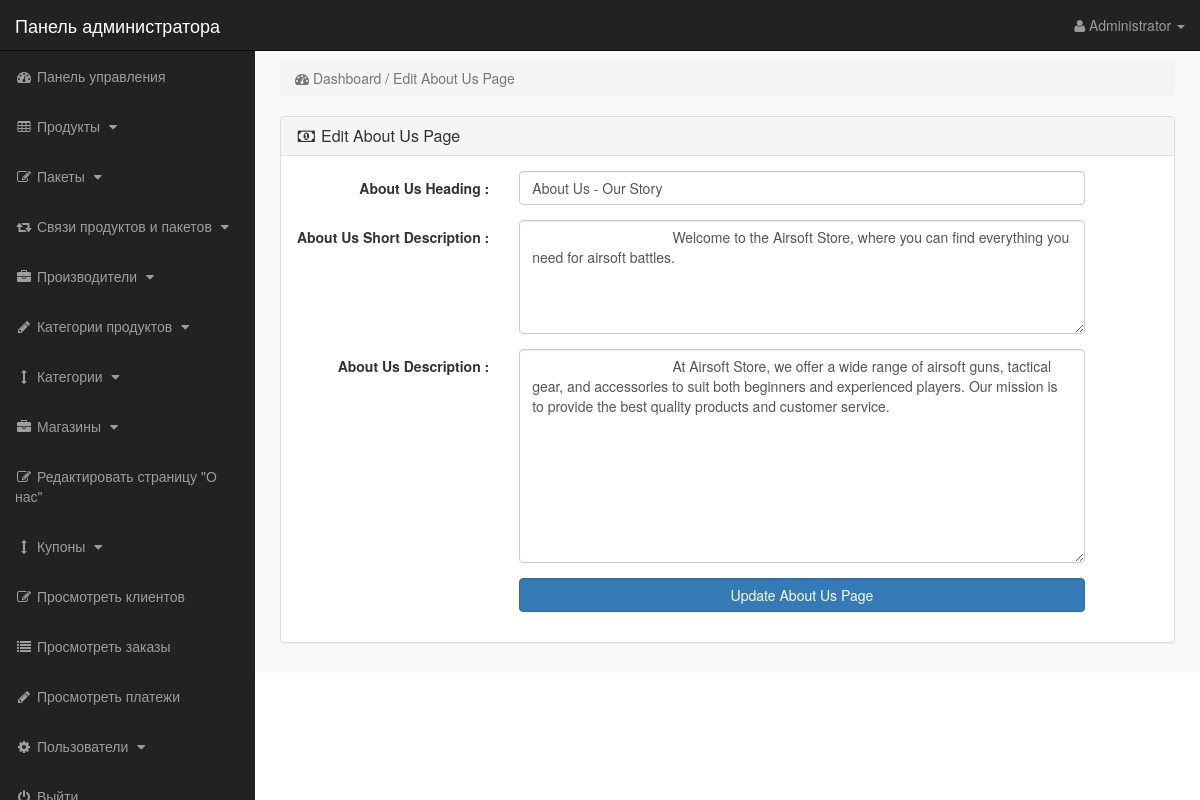
The page /admin_area/index.php?edit_about_us (signed in) on the database its author committed.
### tables this page shows
CREATE TABLE `about_us` (
  `about_id` int(10) NOT NULL,
  `about_heading` text NOT NULL,
  `about_short_desc` text NOT NULL,
  `about_desc` text NOT NULL
);

### admin_area/edit_about_us.php (the view, shortened to what this page needs)
<?php
if (!isset($_SESSION['admin_email'])) {
    echo "<script>window.open('login.php', '_self')</script>";
} else {
?>
    <?php
    $get_about_us = "SELECT * FROM about_us";
    $run_about_us = mysqli_query($con, $get_about_us);
    $row_about_us = mysqli_fetch_array($run_about_us);
    $about_heading = $row_about_us['about_heading'];
    $about_short_desc = $row_about_us['about_short_desc'];
    $about_desc = $row_about_us['about_desc'];
    ?>
    <div class="row">
        <div class="col-lg-12">
            <ol class="breadcrumb">
                <li class="active">
                    <i class="fa fa-dashboard"></i> Dashboard / Edit About Us Page
                </li>
            </ol>
        </div>
    </div>
    <div class="row">
        <div class="col-lg-12">
            <div class="panel panel-default">
                <div class="panel-heading">
                    <h3 class="panel-title">
                        <i class="fa fa-money fa-fw"></i> Edit About Us Page
                    </h3>
                </div>
                <div class="panel-body">
                    <form method="post" class="form-horizontal">
                        <div class="form-group">
                            <label class="col-md-3 control-label"> About Us Heading : </label>
                            <div class="col-md-8">
                                <input type="text" name="about_heading" class="form-control" value="<?php echo $about_heading; ?>">
                            </div>
                        </div>
                        <div class="form-group">
                            <label class="col-md-3 control-label"> About Us Short Description : </label>
                            <div class="col-md-8">
                                <textarea name="about_short_desc" class="form-control" rows="5">
                                    <?php echo $about_short_desc; ?>
                                </textarea>
                            </div>
                        </div>
                        <div class="form-group">
                            <label class="col-md-3 control-label"> About Us Description : </label>
                            <div class="col-md-8">
                                <textarea name="about_desc" id="about_desc" class="form-control" rows="10">
                                    <?php echo $about_desc; ?>
                                </textarea>
                            </div>
                        </div>
                        <div class="form-group">
                            <label class="col-md-3 control-label"> </label>
                            <div class="col-md-8">
                                <input type="submit" name="submit" value="Update About Us Page" class="btn btn-primary form-control">
                            </div>
                        </div>
                    </form>
                </div>
            </div>
        </div>
    </div>
    <?php
}
?>

### admin_area/includes/sidebar.php (shortened to what this page needs)
<?php
if (!isset($_SESSION['admin_email'])) {
    echo "<script>window.open('login.php','_self')</script>";
} else {
    ?>
    <nav class="navbar navbar-inverse navbar-fixed-top">
        <div class="navbar-header">
            <a class="navbar-brand" href="index.php?dashboard">Панель администратора</a>
        </div>
        <ul class="nav navbar-right top-nav">
            <li class="dropdown">
                <a href="#" class="dropdown-toggle" data-toggle="dropdown">
                    <i class="fa fa-user"></i>
                    <?php echo $admin_name; ?> <b class="caret"></b>
                </a>
            </li>
        </ul>
        <div class="collapse navbar-collapse navbar-ex1-collapse">
            <ul class="nav navbar-nav side-nav">
                <li>
                    <a href="index.php?dashboard">
                        <i class="fa fa-fw fa-dashboard"></i> Панель управления
                    </a>
                </li>
                <li>
                    <a href="#" data-toggle="collapse" data-target="#products">
                        <i class="fa fa-fw fa-table"></i> Продукты
                        <i class="fa fa-fw fa-caret-down"></i>
                    </a>
                </li>
                <li>
                    <a href="#" data-toggle="collapse" data-target="#bundles">
                        <i class="fa fa-fw fa-edit"></i> Пакеты
                        <i class="fa fa-fw fa-caret-down"></i>
                    </a>
                </li>
                <li>
                    <a href="#" data-toggle="collapse" data-target="#relations">
                        <i class="fa fa-fw fa-retweet"></i> Связи продуктов и пакетов
                        <i class="fa fa-fw fa-caret-down"></i>
                    </a>
                </li>
                <li>
                    <a href="#" data-toggle="collapse" data-target="#manufacturers">
                        <i class="fa fa-fw fa-briefcase"></i> Производители
                        <i class="fa fa-fw fa-caret-down"></i>
                    </a>
                </li>
                <li>
                    <a href="#" data-toggle="collapse" data-target="#p_cat">
                        <i class="fa fa-fw fa-pencil"></i> Категории продуктов
                        <i class="fa fa-fw fa-caret-down"></i>
                    </a>
                </li>
                <li>
                    <a href="#" data-toggle="collapse" data-target="#cat">
                        <i class="fa fa-fw fa-arrows-v"></i> Категории
                        <i class="fa fa-fw fa-caret-down"></i>
                    </a>
                </li>
                <li>
                    <a href="#" data-toggle="collapse" data-target="#store">
                        <i class="fa fa-fw fa-briefcase"></i> Магазины
                        <i class="fa fa-fw fa-caret-down"></i>
                    </a>
                </li>
                <li>
                    <a href="index.php?edit_about_us">
                        <i class="fa fa-fw fa-edit"></i> Редактировать страницу "О нас"
                    </a>
                </li>
                <li>
                    <a href="#" data-toggle="collapse" data-target="#coupons">
                        <i class="fa fa-fw fa-arrows-v"></i> Купоны
                        <i class="fa fa-fw fa-caret-down"></i>
                    </a>
                </li>
                <li>
                    <a href="index.php?view_customers">
                        <i class="fa fa-fw fa-edit"></i> Просмотреть клиентов
                    </a>
                </li>
                <li>
                    <a href="index.php?view_orders">
                        <i class="fa fa-fw fa-list"></i> Просмотреть заказы
                    </a>
                </li>
                <li>
                    <a href="index.php?view_payments">
                        <i class="fa fa-fw fa-pencil"></i> Просмотреть платежи
                    </a>
                </li>
                <li>
                    <a href="#" data-toggle="collapse" data-target="#users">
                        <i class="fa fa-fw fa-gear"></i> Пользователи
                        <i class="fa fa-fw fa-caret-down"></i>
                    </a>
                </li>
                <li>
                    <a href="logout.php">
                        <i class="fa fa-fw fa-power-off"></i> Выйти
                    </a>
                </li>
            </ul>
        </div>
    </nav>
<?php } ?>

### admin_area/css/style.css (style rules this page uses)
body { margin-top:100px; }
@media (min-width: 768px) { body { margin-top:50px; } }
.top-nav { padding:0 15px; }
.top-nav>li { display:inline-block; float:left; }
.top-nav>li>a { padding-top:15px; padding-bottom:15px; line-height:20px; color:#999; }
@media (min-width: 768px) { .side-nav { position:fixed; top:51px; width:255px; border-radius:0; overflow-y:auto; background-color: #222; bottom:0; overflow-x:hidden; padding-bottom:40px; } }
@media (min-width: 768px) { .side-nav>li>a { width:255px; } }
.panel-body { border-radius:5px; }

### rows shown on the page
about_us: about_heading "About Us - Our Story", about_short_desc "Welcome to the Airsoft Store, where you can find everything you need for airsoft battles.", about_desc "At Airsoft Store, we offer a wide range of airsoft guns, tactical gear, and accessories to suit both beginners and experienced players. Our mission is to provide the best quality products and customer service."

### other values the page prints
$admin_name "Administrator"
